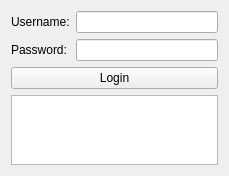
<?xml version="1.0" encoding="UTF-8"?>
<ui version="4.0">
 <class>LoginWindow</class>
 <widget class="QWidget" name="LoginWindow">
  <property name="geometry">
   <rect>
    <x>0</x>
    <y>0</y>
    <width>229</width>
    <height>174</height>
   </rect>
  </property>
  <property name="windowTitle">
   <string>REST API Client</string>
  </property>
  <layout class="QGridLayout" name="gridLayout">
   <item row="0" column="0">
    <layout class="QVBoxLayout" name="verticalLayout_10">
     <item>
      <layout class="QFormLayout" name="formLayout_4">
       <item row="0" column="0">
        <widget class="QLabel" name="label_12">
         <property name="text">
          <string>Username:</string>
         </property>
        </widget>
       </item>
       <item row="0" column="1">
        <widget class="QLineEdit" name="login_username">
         <property name="text">
          <string/>
         </property>
        </widget>
       </item>
       <item row="1" column="0">
        <widget class="QLabel" name="label_13">
         <property name="text">
          <string>Password:</string>
         </property>
        </widget>
       </item>
       <item row="1" column="1">
        <widget class="QLineEdit" name="login_password">
         <property name="text">
          <string/>
         </property>
         <property name="echoMode">
          <enum>QLineEdit::Password</enum>
         </property>
        </widget>
       </item>
      </layout>
     </item>
     <item>
      <widget class="QPushButton" name="login">
       <property name="text">
        <string>Login</string>
       </property>
      </widget>
     </item>
     <item>
      <widget class="QTextBrowser" name="login_output">
       <property name="enabled">
        <bool>true</bool>
       </property>
      </widget>
     </item>
    </layout>
   </item>
  </layout>
 </widget>
 <resources/>
 <connections/>
</ui>
